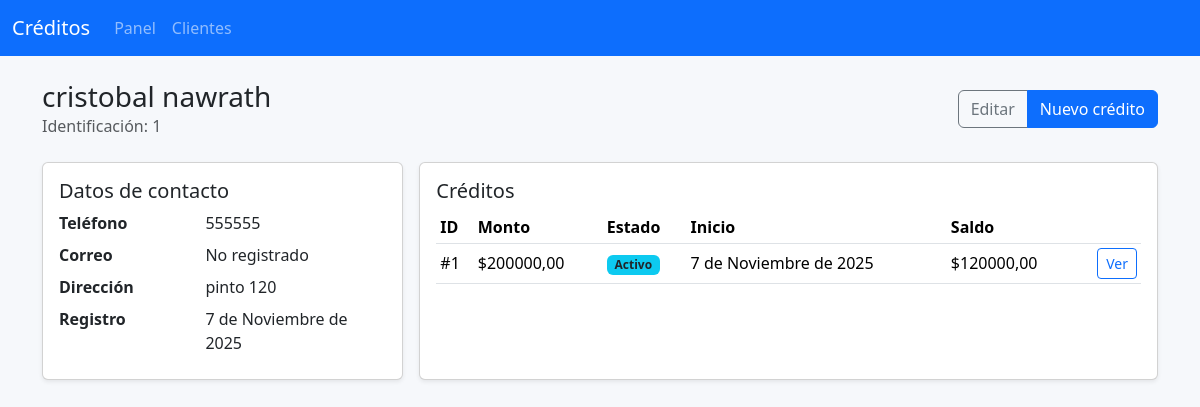
Page /clientes/1/ on the committed database.
### creditos/models.py (models this page shows, shortened)
class Cliente(models.Model):
    nombres = models.CharField("Nombres", max_length=150)
    apellidos = models.CharField("Apellidos", max_length=150, blank=True)
    identificacion = models.CharField(
        "Número de identificación", max_length=50, unique=True
    )
    telefono = models.CharField("Teléfono", max_length=30, blank=True)
    email = models.EmailField("Correo electrónico", blank=True)
    direccion = models.CharField("Dirección", max_length=255, blank=True)
    fecha_registro = models.DateField("Fecha de registro", auto_now_add=True)
    class Meta:
        ordering = ["nombres", "apellidos"]
        verbose_name = "Cliente"
        verbose_name_plural = "Clientes"
    def __str__(self) -> str:  # pragma: no cover - representación básica
        if self.apellidos:
            return f"{self.nombres} {self.apellidos}".strip()
        return self.nombres
    @property
    def nombre_completo(self) -> str:
        return str(self)

class Credito(models.Model):
    class Estados(models.TextChoices):
        ACTIVO = "activo", "Activo"
        CANCELADO = "cancelado", "Cancelado"
        EN_MORA = "en_mora", "En mora"
    cliente = models.ForeignKey(
        Cliente, on_delete=models.CASCADE, related_name="creditos"
    )
    monto = models.DecimalField(
        "Monto del crédito",
        max_digits=12,
        decimal_places=2,
        validators=[MinValueValidator(Decimal("0.01"))],
    )
    plazo_meses = models.PositiveIntegerField("Plazo (meses)")
    tasa_interes_anual = models.DecimalField(
        "Tasa de interés anual (%)",
        max_digits=5,
        decimal_places=2,
        validators=[MinValueValidator(Decimal("0"))],
    )
    fecha_inicio = models.DateField(
        "Fecha de inicio", default=timezone.localdate
    )
    estado = models.CharField(
        "Estado",
        max_length=20,
        choices=Estados.choices,
        default=Estados.ACTIVO,
    )
    notas = models.TextField("Notas", blank=True)
    creado_en = models.DateTimeField(auto_now_add=True)
    actualizado_en = models.DateTimeField(auto_now=True)
    class Meta:
        ordering = ["-creado_en"]
        verbose_name = "Crédito"
        verbose_name_plural = "Créditos"
    def saldo_pendiente(self) -> Decimal:
        total = self.cuotas.annotate(
            restante=F("monto_programado") - F("monto_pagado")
        ).aggregate(
            total=Sum(
                "restante",
                output_field=models.DecimalField(max_digits=12, decimal_places=2),
            )
        )
        return total["total"] or Decimal("0.00")

### creditos/views.py (the view)
# urls.py: path("clientes/<int:pk>/", views.ClienteDetailView.as_view(), name="cliente_detalle"),
class ClienteDetailView(DetailView):
    model = Cliente
    template_name = "creditos/clientes/detalle.html"
    context_object_name = "cliente"
    def get_context_data(self, **kwargs):
        context = super().get_context_data(**kwargs)
        context["creditos"] = self.object.creditos.select_related("cliente")
        return context

### templates/creditos/clientes/detalle.html (shortened to what this page needs)
{% extends "base.html" %}
{% block content %}
<div class="d-flex justify-content-between align-items-center mb-4">
    <div>
        <h1 class="h3 mb-0">{{ cliente.nombre_completo }}</h1>
        <p class="text-muted mb-0">Identificación: {{ cliente.identificacion }}</p>
    </div>
    <div class="btn-group">
        <a href="{% url 'creditos:cliente_editar' cliente.pk %}" class="btn btn-outline-secondary">Editar</a>
        <a href="{% url 'creditos:credito_nuevo' cliente.pk %}" class="btn btn-primary">Nuevo crédito</a>
    </div>
</div>
<div class="row g-3 mb-4">
    <div class="col-md-4">
        <div class="card shadow-sm h-100">
            <div class="card-body">
                <h2 class="h5">Datos de contacto</h2>
                <dl class="row mb-0">
                    <dt class="col-sm-5">Teléfono</dt>
                    <dd class="col-sm-7">{{ cliente.telefono|default:"No registrado" }}</dd>
                    <dt class="col-sm-5">Correo</dt>
                    <dd class="col-sm-7">{{ cliente.email|default:"No registrado" }}</dd>
                    <dt class="col-sm-5">Dirección</dt>
                    <dd class="col-sm-7">{{ cliente.direccion|default:"No registrada" }}</dd>
                    <dt class="col-sm-5">Registro</dt>
                    <dd class="col-sm-7">{{ cliente.fecha_registro }}</dd>
                </dl>
            </div>
        </div>
    </div>
    <div class="col-md-8">
        <div class="card shadow-sm h-100">
            <div class="card-body">
                <h2 class="h5">Créditos</h2>
                {% if creditos %}
                    <div class="table-responsive">
                        <table class="table table-sm align-middle mb-0">
                            <thead>
                                <tr>
                                    <th>ID</th>
                                    <th>Monto</th>
                                    <th>Estado</th>
                                    <th>Inicio</th>
                                    <th>Saldo</th>
                                    <th></th>
                                </tr>
                            </thead>
                            <tbody>
                                {% for credito in creditos %}
                                    <tr>
                                        <td>#{{ credito.id }}</td>
                                        <td>${{ credito.monto|floatformat:2 }}</td>
                                        <td>
                                            {% if credito.estado == 'en_mora' %}
                                                <span class="badge bg-danger">En mora</span>
                                            {% elif credito.estado == 'cancelado' %}
                                                <span class="badge bg-success">Cancelado</span>
                                            {% else %}
                                                <span class="badge bg-info text-dark">Activo</span>
                                            {% endif %}
                                        </td>
                                        <td>{{ credito.fecha_inicio }}</td>
                                        <td>${{ credito.saldo_pendiente|floatformat:2 }}</td>
                                        <td class="text-end"><a href="{% url 'creditos:credito_detalle' credito.pk %}" class="btn btn-sm btn-outline-primary">Ver</a></td>
                                    </tr>
                                {% endfor %}
                            </tbody>
                        </table>
                    </div>
                {% else %}
                    <p class="text-muted mb-0">Este cliente aún no tiene créditos registrados.</p>
                {% endif %}
            </div>
        </div>
    </div>
</div>
{% endblock %}

### static/css/app.css (style rules this page uses)
body { background-color: #f6f8fb; }

### rows in the picture
Cliente: nombre_completo "cristobal nawrath", identificacion "1", telefono "555555", email "No registrado", direccion "pinto 120", fecha_registro "7 de Noviembre de 2025"
Credito: id "1", monto "200000,00", estado "Activo", fecha_inicio "7 de Noviembre de 2025", saldo_pendiente "120000,00"
